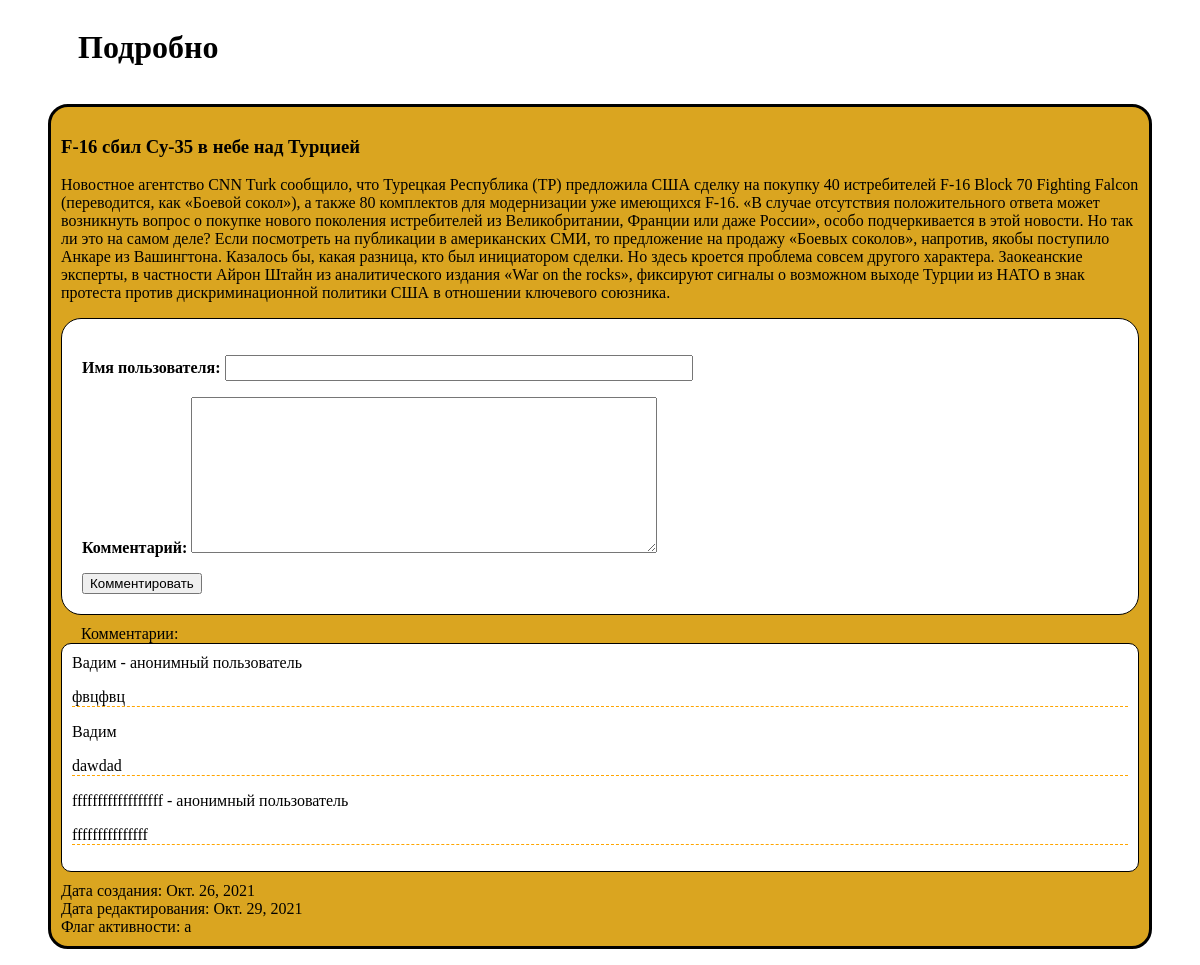
Before: /3/comment_news/ with the older database file.
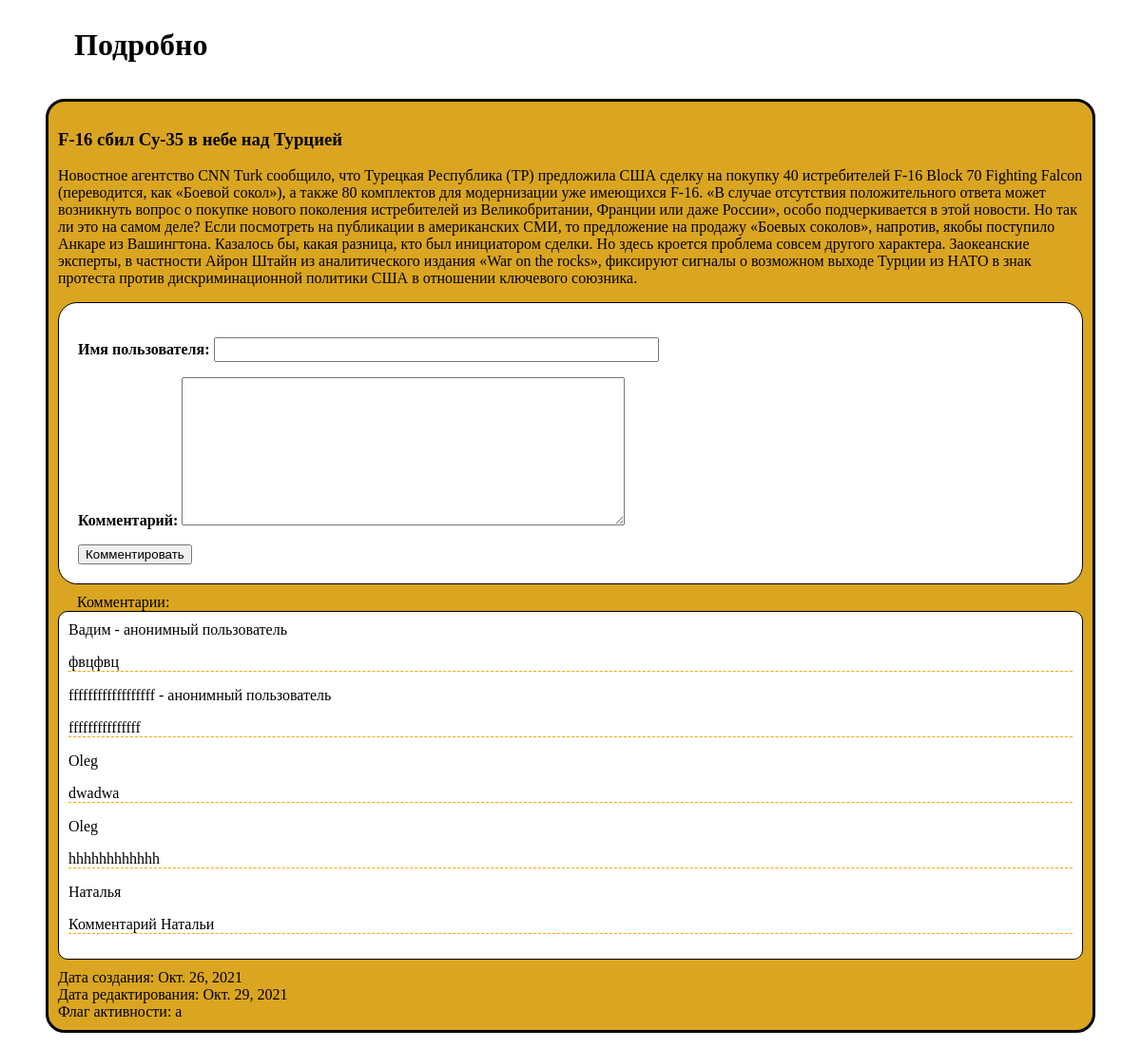
After: the same page with the newer database file.
### app_news/models.py (models this page shows)
class Comments(models.Model):
    name = models.CharField(max_length=500, db_index=True, blank=True, verbose_name='Имя пользователя')
    text = models.TextField(max_length=3000, default='', verbose_name='Комментарий')
    news = models.ForeignKey('News', on_delete=models.CASCADE,
                             verbose_name='Комментируемая новость')
    user = models.ForeignKey(User, on_delete=models.CASCADE, null=True,
                             verbose_name='Пользователь')
    class Meta:
        db_table = 'comments'
        verbose_name_plural = 'Комментарии'

### app_news/views.py (the view, shortened to what this page needs)
# urls.py: path('<int:news_id>/comment_news/', CommentNews.as_view(), name='comment_news'),
class CommentNews(View):
    def get(self, request, news_id):
        news = News.objects.get(id=news_id)
        comments = Comments.objects.filter(news=news)
        comment_form = CommentsForm()
        return render(request, "news/comment_news.html", context={"comment_news": news,
                                                                  "comment_list": comments,
                                                                  "comment_form": comment_form})

### app_news/forms.py
class CommentsForm(forms.ModelForm):
    class Meta:
        model = Comments
        fields = ['name', 'text']
        widgets = {
            'name': forms.TextInput(attrs={'class': 'form-input', 'style': 'min-width:460px; height: 20px'}),
            'text': forms.Textarea(attrs={'class': 'content-box', 'style': 'min-width:460px; min-height: 100px'}),
        }

### app_news/templates/news/comment_news.html (shortened to what this page needs)
<!DOCTYPE html>
<html lang="en">
<head>
</head>
<body>
    <h1 style="padding-left: 70px; padding-right: 250px; display: inline-block">Подробно</h1>
    {% if comment_news %}
    <ul style="list-style-type: none">
        <li style="min-height: 20px; margin-bottom: 5px; padding: 10px; margin-right: 40px;
        border: 3px solid black; background-color: Goldenrod; border-radius: 20px; min-width: 500px">
            <div style="display: block; margin-bottom: 10px; min-width: 100px;">
                <h3>
                    {{ comment_news.title }}
                </h3>
            </div>
            <div style="display: block; min-width: 200px">
                <p style="min-width: 500px">{{ comment_news.content }}</p>
            </div>
            <form method="post" action="." style="background-color: white; min-width: 460px;
    padding: 20px; border-radius: 20px; margin-bottom: 10px; border: 1px solid black;">
                {% if request.user.is_authenticated %}
                    <h3 style="margin-top: 0; margin-right: 10px">Пользователь: {{ request.user.username }}</h3>
                    {{ comment_form.text }}
                {% else %}
                    <b>
                        {{ comment_form.as_p }}
                    </b>
                {% endif %}
                <button type="submit" style="display: block">Комментировать</button>
            </form>
            <span style="padding: 20px">Комментарии:</span>
            <div style="display: block; padding: 10px; margin-bottom: 10px; background-color: white;
            border: 1px solid black; border-radius: 10px">
                {% for comment in comment_news.comments_set.all %}
                    {% if comment.user %}
                        <span>{{ comment.user.username }}</span>
                        <p style="border-bottom: 1px dashed orange">{{ comment.text }}</p>
                    {% else %}
                        <span>{{ comment.name }} - анонимный пользователь</span>
                        <p style="border-bottom: 1px dashed orange">{{ comment.text }}</p>
                    {% endif %}
                {% endfor %}
            </div>
            <div style="display: flex; justify-content: space-between; align-items: center;">
                <div style="display: inline-block; width: 50%">
                    <div style="display: block; width: 250px">
                        <span>Дата создания: </span>
                    {{ comment_news.created_at }}
                    </div>
                    <div style="display: block; width: 250px">
                        <span>Дата редактирования: </span>
                    {{ comment_news.updated_at }}
                    </div>
                    <div style="display: block; width: 250px">
                        <span>Флаг активности: </span>
                    {{ comment_news.flag_active }}
                    </div>
                </div>
            </div>
        </li>
    </ul>
    {% else %}
        <p> Новостей нет </p>
    {% endif %}
</body>
</html>

Changed rows visible on the page:
removed Comments: user.username "Вадим", text "dawdad"
added Comments: user.username "Oleg", text "dwadwa"
added Comments: user.username "Oleg", text "hhhhhhhhhhhh"
added Comments: user.username "Наталья", text "Комментарий Натальи"
